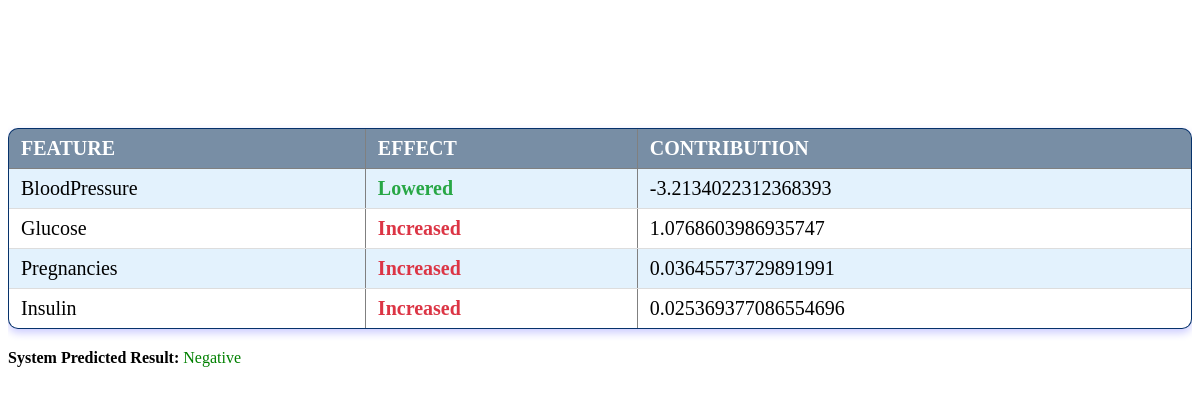
The app's page /view_diabetes_contributions with its own data.
### database_models/diabetes_feature_effect.py (models this page shows)
class DiabetesFeatureEffectContribution(db.Model):
    __tablename__ = "diabetes_feature_effect_contribution"
    effect_id = db.Column(db.Integer, primary_key=True, autoincrement=True)
    PatientID = db.Column(db.String(50), nullable=False)
    feature = db.Column(db.String(50), nullable=True)
    effect = db.Column(db.String(50), nullable=True)
    contribution = db.Column(db.Float, nullable=True)
    prediction_result = db.Column(db.String(100), nullable=True)
    prediction_id = db.Column(db.Integer, db.ForeignKey('diabetes_prediction.Prediction_id'), nullable=False)
    diabetes_prediction = db.relationship('DiabetesPrediction', back_populates='feature_contributions')

### routes/diabetes_routes.py (the view)
@diabetes_routes.route("/view_diabetes_contributions", methods=["GET"])
def view_diabetes_contributions():
    patient_id = request.args.get("patient_id")
    prediction_id = request.args.get("prediction_id")
    all_contributions = get_all_contributions(patient_id=patient_id,prediction_id=prediction_id)
    return render_template("diabetescontributions.html", contributions=all_contributions)

### templates/diabetescontributions.html (shortened to what this page needs)
<head>
    <link rel="stylesheet" type="text/css" href="{{ url_for('static', filename='results.css') }}">
</head>
{% block body %}
{% if contributions %}
    <form method="post" action="{{ url_for('heart_routes.update_diagnosis') }}">
        <div style="overflow-x: auto; max-width: 100%;" class="table-wrapper">
            <table border="1">
                <thead>
                    <tr>
                        <th>Feature</th>
                        <th>Effect</th>
                        <th>Contribution</th>
                    </tr>
                </thead>
                <tbody>
                    {% for contribution in contributions %}
                        <tr>
                            <td>{{ contribution.feature }}</td>
                            <td>
                                {% if contribution.effect == "increased" %}
                                    <span style="color: red;">Increased</span>
                                {% elif contribution.effect == "lowered" %}
                                    <span style="color: green;">Lowered</span>
                                {% else %}
                                    <span style="color: orange;">No Effect</span>
                                {% endif %}
                            </td>
                            <td>{{ contribution.contribution }}</td>
                        </tr>
                    {% endfor %}
                </tbody>
            </table>
            <div style="margin-top: 20px;">
                <p><strong>System Predicted Result:</strong>
                    {% if contributions[0].prediction_result == "positive" %}
                        <span style="color: red;">Positive</span>
                    {% elif contributions[0].prediction_result == "negative" %}
                        <span style="color: green;">Negative</span>
                    {% else %}
                        <span style="color: orange;">To be determined</span>
                    {% endif %}
                </p>
            </div>
        </div>
    </form>
{% else %}
    <p>No contribution data available.</p>
{% endif %}
{% endblock %}

### static/results.css (style rules this page uses)
.table-wrapper { overflow-x: auto; white-space: nowrap; width: 100%; max-width: 100%; margin: 20px 0; -webkit-overflow-scrolling: touch; }
table { width: 100%; border-collapse: collapse; margin-bottom: 1rem; margin-top: 100px; background-color: #06326b; border-radius: 10px; overflow: hidden; box-shadow: 0 4px 8px rgba(0, 0, 255, 0.2); }
th { background: #788ea5; color: white; font-weight: bold; padding: 12px; text-align: left; text-transform: uppercase; white-space: nowrap; font-size:20px; }
td { padding: 10px; border-bottom: 1px solid #ddd; text-align: left; font-size: 20px; }
th, td { padding: 8px 12px; }
tbody tr:nth-child(odd) { background: #e3f2fd; }
tbody tr:nth-child(even) { background: #ffffff; }
td span { font-weight: bold; }
form { display: flex; flex-direction: column; align-items: center; }

### records on screen
DiabetesFeatureEffectContribution: feature "BloodPressure", effect "Lowered", contribution "-3.2134022312368393"
DiabetesFeatureEffectContribution: feature "Glucose", effect "Increased", contribution "1.0768603986935747"
DiabetesFeatureEffectContribution: feature "Pregnancies", effect "Increased", contribution "0.03645573729891991"
DiabetesFeatureEffectContribution: feature "Insulin", effect "Increased", contribution "0.025369377086554696"
